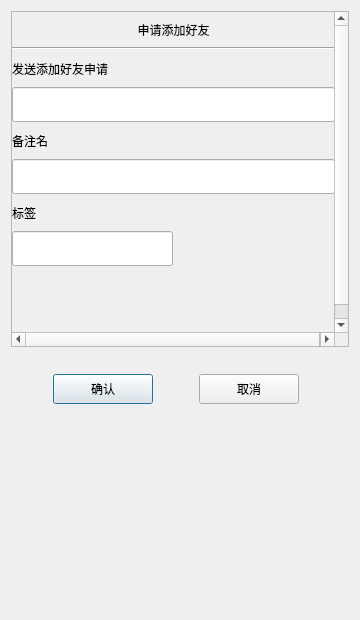
<?xml version="1.0" encoding="UTF-8"?>
<ui version="4.0">
 <class>ApplyFriendDialogClass</class>
 <widget class="QDialog" name="ApplyFriendDialogClass">
  <property name="geometry">
   <rect>
    <x>0</x>
    <y>0</y>
    <width>360</width>
    <height>620</height>
   </rect>
  </property>
  <property name="minimumSize">
   <size>
    <width>360</width>
    <height>620</height>
   </size>
  </property>
  <property name="maximumSize">
   <size>
    <width>16777215</width>
    <height>16777215</height>
   </size>
  </property>
  <property name="windowTitle">
   <string>ApplyFriendDialog</string>
  </property>
  <layout class="QVBoxLayout" name="verticalLayout">
   <item>
    <widget class="QScrollArea" name="scrollArea">
     <property name="sizePolicy">
      <sizepolicy hsizetype="Expanding" vsizetype="Expanding">
       <horstretch>30</horstretch>
       <verstretch>0</verstretch>
      </sizepolicy>
     </property>
     <property name="minimumSize">
      <size>
       <width>300</width>
       <height>50</height>
      </size>
     </property>
     <property name="widgetResizable">
      <bool>true</bool>
     </property>
     <widget class="QWidget" name="scrollcontent">
      <property name="geometry">
       <rect>
        <x>0</x>
        <y>0</y>
        <width>340</width>
        <height>358</height>
       </rect>
      </property>
      <layout class="QVBoxLayout" name="verticalLayout_2">
       <property name="spacing">
        <number>0</number>
       </property>
       <property name="leftMargin">
        <number>0</number>
       </property>
       <property name="topMargin">
        <number>0</number>
       </property>
       <property name="rightMargin">
        <number>0</number>
       </property>
       <property name="bottomMargin">
        <number>0</number>
       </property>
       <item>
        <widget class="QLabel" name="label_apply">
         <property name="minimumSize">
          <size>
           <width>0</width>
           <height>35</height>
          </size>
         </property>
         <property name="maximumSize">
          <size>
           <width>16777215</width>
           <height>35</height>
          </size>
         </property>
         <property name="text">
          <string>申请添加好友</string>
         </property>
         <property name="alignment">
          <set>Qt::AlignmentFlag::AlignCenter</set>
         </property>
        </widget>
       </item>
       <item>
        <widget class="QWidget" name="widget_apply" native="true">
         <layout class="QVBoxLayout" name="verticalLayout_3">
          <property name="leftMargin">
           <number>0</number>
          </property>
          <property name="topMargin">
           <number>0</number>
          </property>
          <property name="rightMargin">
           <number>0</number>
          </property>
          <property name="bottomMargin">
           <number>0</number>
          </property>
          <item>
           <widget class="Line" name="line">
            <property name="orientation">
             <enum>Qt::Orientation::Horizontal</enum>
            </property>
           </widget>
          </item>
          <item>
           <widget class="QLabel" name="label_2">
            <property name="minimumSize">
             <size>
              <width>0</width>
              <height>25</height>
             </size>
            </property>
            <property name="maximumSize">
             <size>
              <width>16777215</width>
              <height>25</height>
             </size>
            </property>
            <property name="text">
             <string>发送添加好友申请</string>
            </property>
           </widget>
          </item>
          <item>
           <widget class="CustomizeEdit" name="lineEdit_name">
            <property name="minimumSize">
             <size>
              <width>0</width>
              <height>35</height>
             </size>
            </property>
            <property name="maximumSize">
             <size>
              <width>16777215</width>
              <height>35</height>
             </size>
            </property>
           </widget>
          </item>
          <item>
           <widget class="QLabel" name="label_3">
            <property name="sizePolicy">
             <sizepolicy hsizetype="Preferred" vsizetype="Fixed">
              <horstretch>0</horstretch>
              <verstretch>0</verstretch>
             </sizepolicy>
            </property>
            <property name="minimumSize">
             <size>
              <width>0</width>
              <height>25</height>
             </size>
            </property>
            <property name="maximumSize">
             <size>
              <width>16777215</width>
              <height>25</height>
             </size>
            </property>
            <property name="text">
             <string>备注名</string>
            </property>
           </widget>
          </item>
          <item>
           <widget class="CustomizeEdit" name="lineEdit_back">
            <property name="sizePolicy">
             <sizepolicy hsizetype="Expanding" vsizetype="Fixed">
              <horstretch>0</horstretch>
              <verstretch>0</verstretch>
             </sizepolicy>
            </property>
            <property name="minimumSize">
             <size>
              <width>0</width>
              <height>35</height>
             </size>
            </property>
            <property name="maximumSize">
             <size>
              <width>16777215</width>
              <height>35</height>
             </size>
            </property>
           </widget>
          </item>
          <item>
           <widget class="QLabel" name="label_4">
            <property name="minimumSize">
             <size>
              <width>0</width>
              <height>25</height>
             </size>
            </property>
            <property name="maximumSize">
             <size>
              <width>16777215</width>
              <height>25</height>
             </size>
            </property>
            <property name="text">
             <string>标签</string>
            </property>
           </widget>
          </item>
          <item>
           <widget class="QWidget" name="widget_labelGroup" native="true">
            <property name="minimumSize">
             <size>
              <width>0</width>
              <height>50</height>
             </size>
            </property>
            <layout class="QVBoxLayout" name="verticalLayout_4">
             <property name="spacing">
              <number>0</number>
             </property>
             <property name="leftMargin">
              <number>0</number>
             </property>
             <property name="topMargin">
              <number>0</number>
             </property>
             <property name="rightMargin">
              <number>0</number>
             </property>
             <property name="bottomMargin">
              <number>0</number>
             </property>
             <item>
              <widget class="QWidget" name="widget_grid" native="true">
               <property name="minimumSize">
                <size>
                 <width>0</width>
                 <height>40</height>
                </size>
               </property>
               <property name="maximumSize">
                <size>
                 <width>16777215</width>
                 <height>40</height>
                </size>
               </property>
               <widget class="CustomizeEdit" name="lineEdit_label">
                <property name="geometry">
                 <rect>
                  <x>0</x>
                  <y>0</y>
                  <width>161</width>
                  <height>35</height>
                 </rect>
                </property>
                <property name="sizePolicy">
                 <sizepolicy hsizetype="Expanding" vsizetype="Fixed">
                  <horstretch>0</horstretch>
                  <verstretch>0</verstretch>
                 </sizepolicy>
                </property>
                <property name="minimumSize">
                 <size>
                  <width>0</width>
                  <height>35</height>
                 </size>
                </property>
                <property name="maximumSize">
                 <size>
                  <width>16777215</width>
                  <height>35</height>
                 </size>
                </property>
               </widget>
              </widget>
             </item>
             <item>
              <widget class="QWidget" name="widget_inputTip" native="true">
               <property name="minimumSize">
                <size>
                 <width>0</width>
                 <height>35</height>
                </size>
               </property>
               <layout class="QVBoxLayout" name="verticalLayout_5">
                <property name="leftMargin">
                 <number>0</number>
                </property>
                <property name="topMargin">
                 <number>0</number>
                </property>
                <property name="rightMargin">
                 <number>0</number>
                </property>
                <property name="bottomMargin">
                 <number>0</number>
                </property>
                <item>
                 <widget class="ClickedOnceLabel" name="label_tip">
                  <property name="minimumSize">
                   <size>
                    <width>0</width>
                    <height>25</height>
                   </size>
                  </property>
                  <property name="maximumSize">
                   <size>
                    <width>16777215</width>
                    <height>25</height>
                   </size>
                  </property>
                  <property name="text">
                   <string/>
                  </property>
                 </widget>
                </item>
               </layout>
              </widget>
             </item>
            </layout>
           </widget>
          </item>
          <item>
           <widget class="QWidget" name="widget_5" native="true">
            <property name="minimumSize">
             <size>
              <width>0</width>
              <height>60</height>
             </size>
            </property>
            <layout class="QHBoxLayout" name="horizontalLayout_2">
             <property name="leftMargin">
              <number>0</number>
             </property>
             <property name="topMargin">
              <number>0</number>
             </property>
             <property name="rightMargin">
              <number>0</number>
             </property>
             <property name="bottomMargin">
              <number>0</number>
             </property>
             <item>
              <widget class="QWidget" name="widget_labelList" native="true">
               <property name="minimumSize">
                <size>
                 <width>287</width>
                 <height>50</height>
                </size>
               </property>
              </widget>
             </item>
             <item>
              <widget class="QWidget" name="widget_moreLabel" native="true">
               <property name="minimumSize">
                <size>
                 <width>30</width>
                 <height>0</height>
                </size>
               </property>
               <property name="maximumSize">
                <size>
                 <width>30</width>
                 <height>16777215</height>
                </size>
               </property>
               <layout class="QVBoxLayout" name="verticalLayout_6">
                <property name="leftMargin">
                 <number>0</number>
                </property>
                <property name="topMargin">
                 <number>0</number>
                </property>
                <property name="rightMargin">
                 <number>0</number>
                </property>
                <property name="bottomMargin">
                 <number>0</number>
                </property>
                <item>
                 <spacer name="verticalSpacer_3">
                  <property name="orientation">
                   <enum>Qt::Orientation::Vertical</enum>
                  </property>
                  <property name="sizeHint" stdset="0">
                   <size>
                    <width>9</width>
                    <height>7</height>
                   </size>
                  </property>
                 </spacer>
                </item>
                <item>
                 <widget class="ClickedOnceLabel" name="label_more">
                  <property name="minimumSize">
                   <size>
                    <width>25</width>
                    <height>25</height>
                   </size>
                  </property>
                  <property name="maximumSize">
                   <size>
                    <width>25</width>
                    <height>25</height>
                   </size>
                  </property>
                  <property name="text">
                   <string/>
                  </property>
                 </widget>
                </item>
                <item>
                 <spacer name="verticalSpacer_4">
                  <property name="orientation">
                   <enum>Qt::Orientation::Vertical</enum>
                  </property>
                  <property name="sizeHint" stdset="0">
                   <size>
                    <width>9</width>
                    <height>7</height>
                   </size>
                  </property>
                 </spacer>
                </item>
               </layout>
              </widget>
             </item>
            </layout>
           </widget>
          </item>
         </layout>
        </widget>
       </item>
      </layout>
     </widget>
    </widget>
   </item>
   <item>
    <spacer name="verticalSpacer_2">
     <property name="orientation">
      <enum>Qt::Orientation::Vertical</enum>
     </property>
     <property name="sizeType">
      <enum>QSizePolicy::Policy::Fixed</enum>
     </property>
     <property name="sizeHint" stdset="0">
      <size>
       <width>20</width>
       <height>10</height>
      </size>
     </property>
    </spacer>
   </item>
   <item>
    <widget class="QWidget" name="widget_ApplySure" native="true">
     <layout class="QHBoxLayout" name="horizontalLayout">
      <item>
       <spacer name="horizontalSpacer">
        <property name="orientation">
         <enum>Qt::Orientation::Horizontal</enum>
        </property>
        <property name="sizeHint" stdset="0">
         <size>
          <width>32</width>
          <height>20</height>
         </size>
        </property>
       </spacer>
      </item>
      <item>
       <widget class="ClickedButton" name="button_confirm">
        <property name="minimumSize">
         <size>
          <width>100</width>
          <height>30</height>
         </size>
        </property>
        <property name="text">
         <string>确认</string>
        </property>
       </widget>
      </item>
      <item>
       <spacer name="horizontalSpacer_2">
        <property name="orientation">
         <enum>Qt::Orientation::Horizontal</enum>
        </property>
        <property name="sizeHint" stdset="0">
         <size>
          <width>40</width>
          <height>20</height>
         </size>
        </property>
       </spacer>
      </item>
      <item>
       <widget class="ClickedButton" name="button_cancel">
        <property name="minimumSize">
         <size>
          <width>100</width>
          <height>30</height>
         </size>
        </property>
        <property name="text">
         <string>取消</string>
        </property>
       </widget>
      </item>
      <item>
       <spacer name="horizontalSpacer_3">
        <property name="orientation">
         <enum>Qt::Orientation::Horizontal</enum>
        </property>
        <property name="sizeHint" stdset="0">
         <size>
          <width>40</width>
          <height>20</height>
         </size>
        </property>
       </spacer>
      </item>
     </layout>
    </widget>
   </item>
   <item>
    <spacer name="verticalSpacer">
     <property name="orientation">
      <enum>Qt::Orientation::Vertical</enum>
     </property>
     <property name="sizeType">
      <enum>QSizePolicy::Policy::Expanding</enum>
     </property>
     <property name="sizeHint" stdset="0">
      <size>
       <width>20</width>
       <height>30</height>
      </size>
     </property>
    </spacer>
   </item>
  </layout>
 </widget>
 <layoutdefault spacing="6" margin="11"/>
 <customwidgets>
  <customwidget>
   <class>ClickedButton</class>
   <extends>QPushButton</extends>
   <header>clickedbutton.h</header>
  </customwidget>
  <customwidget>
   <class>CustomizeEdit</class>
   <extends>QLineEdit</extends>
   <header>customizeedit.h</header>
  </customwidget>
  <customwidget>
   <class>ClickedOnceLabel</class>
   <extends>QLabel</extends>
   <header>clickedoncelabel.h</header>
  </customwidget>
 </customwidgets>
 <resources/>
 <connections/>
</ui>
